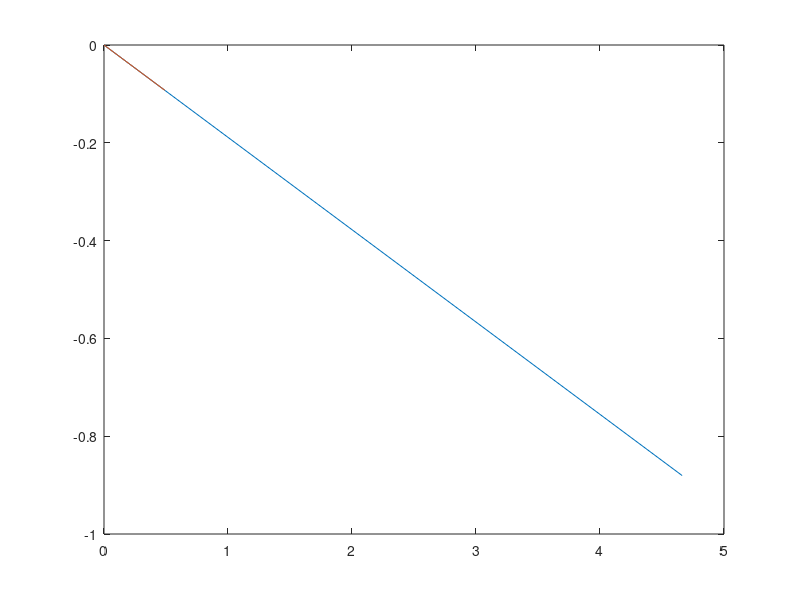

Recreate this plot in MATLAB.
clear all
close all
clc

x = 4.66239;
y = -0.88048;

x1 = 0.491324;
y1 = -0.09274;

plot([0 x],[0 y]);
hold on
plot([0 x1],[0 y1]);